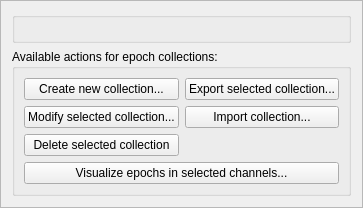
                 <widget class="QFrame" name="frame_6">
                  <property name="frameShape">
                   <enum>QFrame::StyledPanel</enum>
                  </property>
                  <property name="frameShadow">
                   <enum>QFrame::Raised</enum>
                  </property>
                  <layout class="QGridLayout" name="gridLayout_19">
                   <item row="0" column="0">
                    <layout class="QHBoxLayout" name="horizontalLayout_26">
                     <item>
                      <layout class="QHBoxLayout" name="horizontalLayout_11">
                       <item>
                        <widget class="QGroupBox" name="groupBoxEpochsEpoching">
                         <property name="sizePolicy">
                          <sizepolicy hsizetype="Preferred" vsizetype="Preferred">
                           <horstretch>0</horstretch>
                           <verstretch>0</verstretch>
                          </sizepolicy>
                         </property>
                         <property name="title">
                          <string/>
                         </property>
                         <property name="flat">
                          <bool>false</bool>
                         </property>
                        </widget>
                       </item>
                      </layout>
                     </item>
                    </layout>
                   </item>
                   <item row="1" column="0">
                    <widget class="QGroupBox" name="groupBoxAvailableEpoching">
                     <property name="title">
                      <string>Available actions for epoch collections:</string>
                     </property>
                     <layout class="QFormLayout" name="formLayout_7">
                      <property name="fieldGrowthPolicy">
                       <enum>QFormLayout::AllNonFixedFieldsGrow</enum>
                      </property>
                      <item row="0" column="0">
                       <layout class="QVBoxLayout" name="verticalLayout_2">
                        <item>
                         <widget class="QPushButton" name="pushButtonCreateEpochs">
                          <property name="text">
                           <string>Create new collection...</string>
                          </property>
                         </widget>
                        </item>
                        <item>
                         <widget class="QPushButton" name="pushButtonModifyEpochs">
                          <property name="text">
                           <string>Modify selected collection...</string>
                          </property>
                         </widget>
                        </item>
                        <item>
                         <widget class="QPushButton" name="pushButtonDeleteEpochs">
                          <property name="text">
                           <string>Delete selected collection</string>
                          </property>
                         </widget>
                        </item>
                       </layout>
                      </item>
                      <item row="0" column="1">
                       <layout class="QVBoxLayout" name="verticalLayout_13">
                        <item>
                         <widget class="QPushButton" name="pushButtonSaveEpochs">
                          <property name="text">
                           <string>Export selected collection...</string>
                          </property>
                         </widget>
                        </item>
                        <item>
                         <widget class="QPushButton" name="pushButtonLoadEpochs">
                          <property name="text">
                           <string>Import collection...</string>
                          </property>
                         </widget>
                        </item>
                       </layout>
                      </item>
                      <item row="1" column="0" colspan="2">
                       <widget class="QPushButton" name="pushButtonVisualizeEpochChannels">
                        <property name="text">
                         <string>Visualize epochs in selected channels...</string>
                        </property>
                       </widget>
                      </item>
                     </layout>
                    </widget>
                   </item>
                  </layout>
                  <zorder></zorder>
                  <zorder>groupBoxAvailableEpoching</zorder>
                 </widget>
